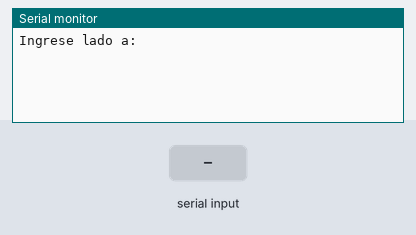
This sketch was run on a simulated Arduino Uno, built with avr-gcc and run on an emulated ATmega328P. Parts: the last lines printed to the serial monitor. Inputs (shaded band) come from the test bench.

Above: at 1.2 s.
1.3 s: "90,45,200\n" received over Serial
At 2.0 s:
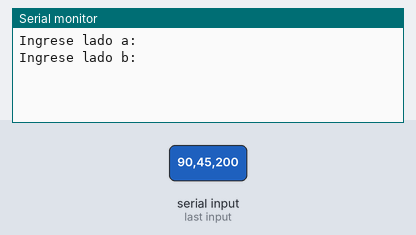
2.8 s: "30,150,10\n" received over Serial
At 3.1 s:
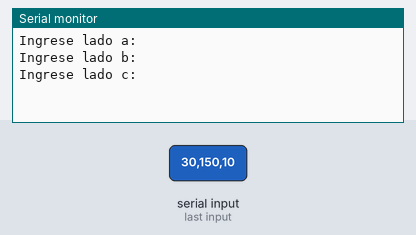
4.3 s: "90,45\n" received over Serial
At 5.2 s:
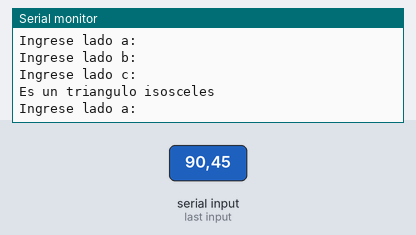

The sketch:

Ejercicio_triangulos.ino
```cpp
float promedio, a, b, c;
bool es_valido;
void setup() {
  //Se inicializa la comunicación serial
  Serial.begin(9600);
}

void loop() {
  Serial.println("Ingrese lado a: ");
  //Este while true es para que sólo pregunte una vez y se quede esperando el input
  while (true) {
    if (Serial.available()) {
      //Se lee la entrada como un string, eso facilita las cosas
      String input = Serial.readStringUntil('\n');
      //Se transforma el string a float
      a = input.toFloat();
      break;
    }
  }
  Serial.println("Ingrese lado b: ");
  //Este while true es para que sólo pregunte una vez y se quede esperando el input
  while (true) {
    if (Serial.available()) {
      //Se lee la entrada como un string, eso facilita las cosas
      String input = Serial.readStringUntil('\n');
      //Se transforma el string a float
      b = input.toFloat();
      break;
    }
  }

  Serial.println("Ingrese lado c: ");
  //Este while true es para que sólo pregunte una vez y se quede esperando el input
  while (true) {
    if (Serial.available()) {
      //Se lee la entrada como un string, eso facilita las cosas
      String input = Serial.readStringUntil('\n');
      //Se transforma el string a float
      c = input.toFloat();
      //Se revisa si el triangulo es válido
      if (((a < (b + c)) and (b < (a + c)) and (c < (a + b))) == true) {
        es_valido = true;
      } else {
        es_valido = false;
      }
      //Se imprime el resultado
      if (es_valido == true) {
        if (a==b and a==c and c==b){
          Serial.println("Es un triangulo equilatero");
        }else if(a==b or a==c or b==c){
          Serial.println("Es un triangulo isosceles");
        }else{
          Serial.println("Es un triangulo escaleno");
        }
      } else {
        Serial.println("No es un triangulo valido");
      }
      break;
    }
  }
}
```

Measured:
- after the input at 1.3 s, the serial monitor: prints a new line at once (image 1)
- after the input at 2.8 s, the serial monitor: prints a new line at once (image 2)
- after the input at 4.3 s, the serial monitor: prints a new line at once (image 3)
